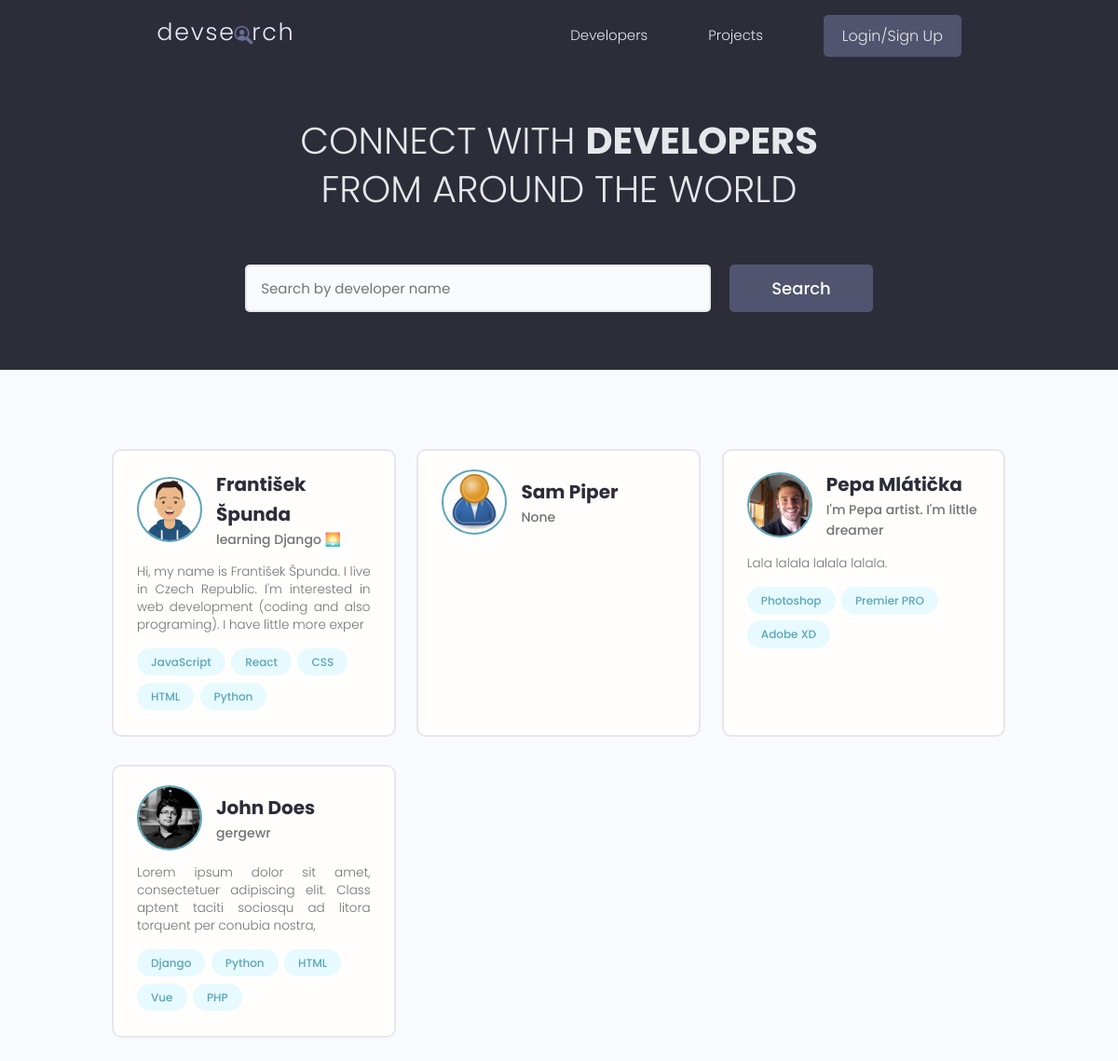
Before: / with the older database file.
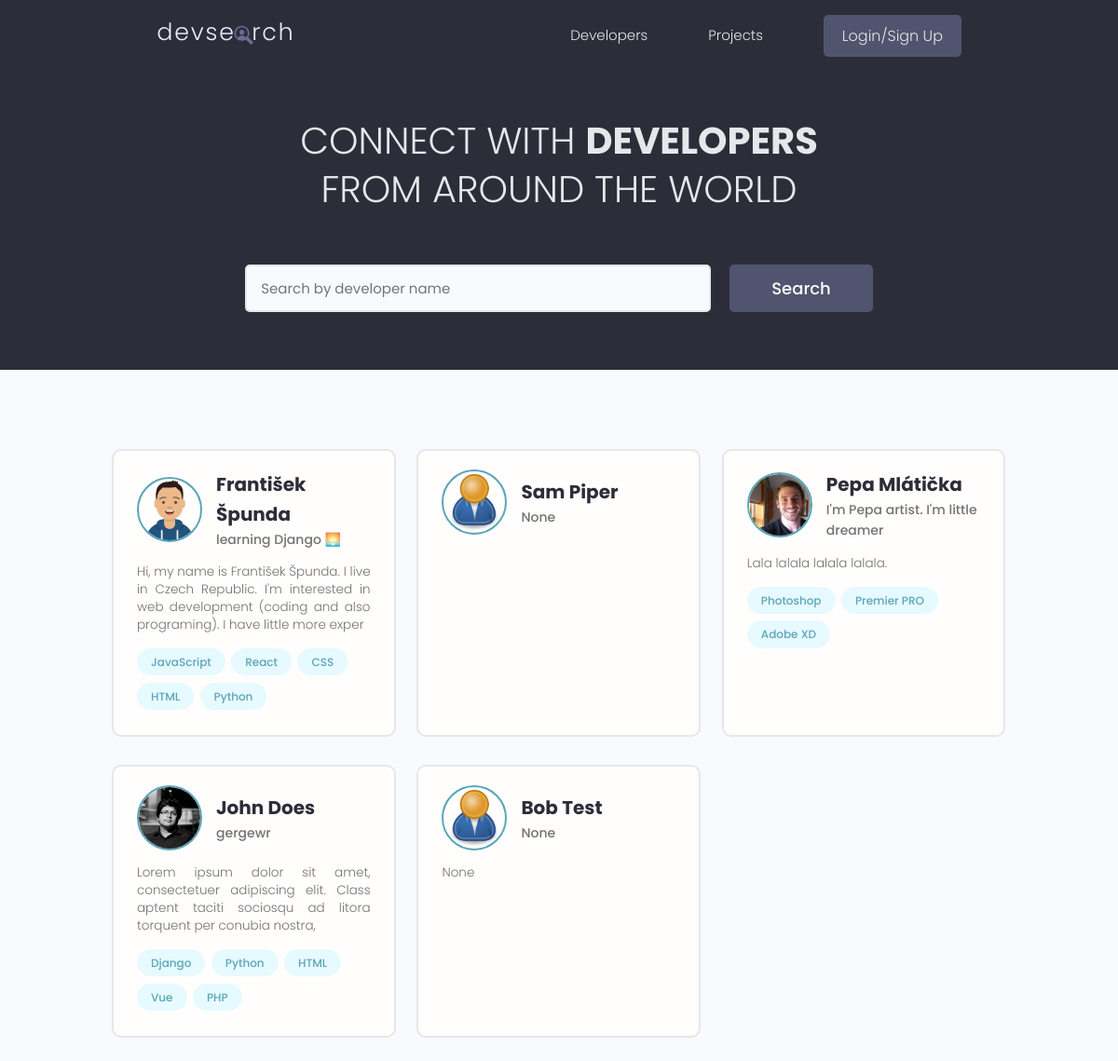
After: the same page with the newer database file.
### users/models.py (models this page shows, shortened)
class Profile(models.Model):
    user = models.OneToOneField(User, on_delete=models.CASCADE, null=True, blank=True)
    username = models.CharField(max_length=200, blank=True, null=True)
    location = models.CharField(max_length=200, blank=True, null=True)
    name = models.CharField(max_length=200, blank=True, null=True)
    email = models.EmailField(max_length=500, blank=True, null=True)
    short_intro = models.CharField(max_length=200, blank=True, null=True)
    bio = models.TextField(blank=True, null=True)
    profile_image = models.ImageField(null=True, blank=True, upload_to='profiles/', default='profiles/user-default.png')
    social_github = models.CharField(max_length=200, blank=True, null=True)
    social_twitter = models.CharField(max_length=200, blank=True, null=True)
    social_linkedin = models.CharField(max_length=200, blank=True, null=True)
    social_youtube = models.CharField(max_length=200, blank=True, null=True)
    social_website = models.CharField(max_length=200, blank=True, null=True)
    created = models.DateTimeField(auto_now_add=True)
    id = models.UUIDField(default=uuid.uuid4, unique=True, primary_key=True, editable=False)

class Skill(models.Model):
    owner = models.ForeignKey(Profile, on_delete=models.CASCADE, null=True, blank=True)
    name = models.CharField(max_length=200, blank=True, null=True)
    description = models.TextField(null=True, blank=True)
    created = models.DateTimeField(auto_now_add=True)
    id = models.UUIDField(default=uuid.uuid4, unique=True, primary_key=True, editable=False)

### users/views.py (the view)
# urls.py: path('', views.profiles, name="profiles"),
def profiles(request):
    profiles,search_query = searchProfiles(request)
    custom_range, profiles = paginateBlocks(request, profiles, 6);
    context = {'profiles': profiles, 'search_query': search_query, 'custom_range': custom_range}
    return render(request, 'users/profiles.html', context)

### devsearch/utils.py (called while the page is built)
def paginateBlocks(request, query_block, results):
    page = request.GET.get('page')
    paginator = Paginator(query_block, results)
    try:
        query_block = paginator.page(page)
    except PageNotAnInteger:
        page = 1
        query_block = paginator.page(page)
    except EmptyPage:
        page = paginator.num_pages
        query_block = paginator.page(page)
    left_index = (int(page) - 3)
    right_index = (int(page) + 4)
    if left_index < 1:
        right_index -= left_index - 1
    if right_index > paginator.num_pages:
        left_index -= right_index - paginator.num_pages - 1
        right_index = paginator.num_pages + 1
    if left_index < 1:
        left_index = 1
    custom_range = range(left_index, right_index)
    return custom_range, query_block

### users/utils.py (called while the page is built)
def searchProfiles(request):
    search_query = ''
    if request.GET.get('search_query'):
        search_query = request.GET.get('search_query')
    skills = Skill.objects.filter(name__icontains=search_query)
    profiles = Profile.objects.distinct().filter(Q(name__icontains=search_query) | Q(short_intro__icontains=search_query) | Q(skill__in=skills))
    return profiles, search_query

### users/templates/users/profiles.html (shortened to what this page needs)
{% extends 'main.html' %}
{% block content %}
<main class="home">
  <section class="hero-section text-center">
    <div class="container container--narrow">
      <div class="hero-section__box">
        <h2>CONNECT WITH <span>DEVELOPERS</span></h2>
        <h2>FROM AROUND THE WORLD</h2>
      </div>
      <div class="hero-section__search">
        <form class="form" action="{% url 'profiles' %}" method="get" id="searchForm">
          <div class="form__field">
            <input class="input input--text" id="formInput#search" type="text" name="search_query" value="{{ search_query }}"
              placeholder="Search by developer name" />
          </div>
          <input class="btn btn--sub btn--lg" type="submit" value="Search" />
        </form>
      </div>
    </div>
  </section>
  <section class="devlist">
    <div class="container">
      <div class="grid grid--three">
        {% for profile in profiles %}
        <div class="column card">
          <div class="dev">
            <a href="{% url 'user-profile' profile.id %}" class="card__body">
              <div class="dev__profile">
                <img class="avatar avatar--md" src="{{profile.profile_image.url}}" alt="image" />
                <div class="dev__meta">
                  <h3>{{profile.name}}</h3>
                  <h5>{{profile.short_intro|slice:'60'}}</h5>
                </div>
              </div>
              <p class="dev__info">{{profile.bio|slice:'150'}}</p>
              <div class="dev__skills">
                {% for skill in profile.skill_set.all|slice:'5' %}
                <span class="tag tag--pill tag--main">
                  <small>{{skill.name}}</small>
                </span>
                {% endfor %}
              </div>
            </a>
          </div>
        </div>
        {% endfor %}
      </div>
    </div>
  </section>
</main>
{% endblock content %}

### templates/main.html (shortened to what this page needs)
<!DOCTYPE html>
{% load static %}
<html lang="en">
<head>
  <link rel="stylesheet" href="https://cdn.iconmonstr.com/1.3.0/css/iconmonstr-iconic-font.min.css" />
  <link rel="stylesheet" href="{% static 'uikit/styles/uikit.css' %}" />
  <link rel="stylesheet" href="{% static 'styles/app.css' %}" />
</head>
<body>
    {% include 'navbar.html' %}
    {% block content %}
    {% endblock content %}
</body>
</html>

### templates/navbar.html (shortened to what this page needs)
{% load static %}
<header class="header">
<div class="container container--narrow">
    <a href="{% url 'profiles' %}" class="header__logo">
    <img src="{% static 'images/logo.svg' %}" alt="DevSearch Logo" />
    </a>
    <nav class="header__nav">
    <ul class="header__menu">
        <li class="header__menuItem"><a href="{% url 'profiles' %}">Developers</a></li>
        <li class="header__menuItem"><a href="{% url 'projects' %}">Projects</a></li>
        {% if request.user.is_authenticated %}
        <li class="header__menuItem"><a href="{% url 'inbox' %}">Inbox</a></li>
        <li class="header__menuItem"><a href="{% url 'account' %}">Account</a></li>
        <li class="header__menuItem"><a href="{% url 'logout' %}" class="btn btn--sub">Log out</a></li>
        {% else %}
        <li class="header__menuItem"><a href="{% url 'login' %}" class="btn btn--sub">Login/Sign Up</a></li>
        {% endif %}
    </ul>
    </nav>
</div>
</header>

### static/styles/app.css (style rules this page uses)
:root { --color-sub: #2d2d39; }
.btn--sub { background-color: var(--color-sub-light); }
.card { border: 2px solid var(--color-light); }
img { width: 100%; }
.header { position: sticky; z-index: 111; background-color: var(--color-sub); padding: 1.5rem 0; }
.header > .container { display: flex; justify-content: space-between; align-items: center; }
.header__logo > img { height: 3.8rem; }
.header__nav > ul { display: inline-flex; align-items: center; list-style: none; gap: 6.5rem; }
.header__menuItem > a { color: var(--color-light); font-weight: 300; }
.hero-section { height: 40vh; display: flex; align-items: center; background-color: var(--color-sub); }
.hero-section__box { margin-bottom: 4rem; }
.hero-section__box > h2, .hero-section__box > h2 > span { font-size: 4rem; color: var(--color-light); line-height: 1.3; text-transform: uppercase; }
.hero-section__box > h2 { font-weight: 300; }
.hero-section__box > h2 > span { font-weight: 700; }
.hero-section__search > .form { display: flex; align-items: center; justify-content: center; gap: 2rem; }
.hero-section__search > .form input.input--text { width: 50rem; }
.devlist { margin-top: 8rem; }
.devlist .grid { align-items: stretch; }
.devlist .dev .dev__profile { display: flex; align-items: center; gap: 1.5rem; }
.devlist .dev .dev__meta h3 { color: var(--color-sub); font-size: 2rem; font-weight: 700; }
.devlist .dev .dev__meta h5 { color: var(--color-text); font-size: 1.4rem; font-weight: 500; }
.devlist .dev .dev__info { margin: 1.5rem 0; font-size: 1.35rem; line-height: 1.4; text-align: justify; }

### static/uikit/styles/modules/_variables.css (style rules this page uses)
:root { --color-main: #5aa5b9; --color-main-light: #e6faff; --color-sub: #3f4156; --color-sub-light: #51546e; --color-sub-lighter: #ededfd; --color-text: #737373; --color-gray: #8b8b8b; --color-light: #e5e7eb; --color-light-gray: #767676; --color-bg: #f8fafd; --color-white: #fffefd; --color-white-light: #f3f3f3; --color-success: #359e64; --color-success-bg: #def8e8; --color-error: #fc4b0b; --color-error-bg: #fff2ee; --font-base: 'Poppins', arial, helvetica, 'Segoe UI', roboto, ubuntu, sans-serif; --font-monospace: 'Fira Code', 'Courier New', courier, monospace; --font-regular: 300; --font-medium: 500; --font-bold: 700; --generic-shadow: 1px 1px 5px #00000010; --generic-transition: all 0.3s ease-in-out; }

### static/uikit/styles/modules/_base.css (style rules this page uses)
* { margin: 0; padding: 0; box-sizing: border-box; text-rendering: optimizeLegibility; color: inherit; font-size: inherit; }
html { font-size: 50%; }
@media only screen and (min-width: 480px) { html { font-size: 56.25%; } }
@media only screen and (min-width: 1200px) { html { font-size: 62.5%; } }
body { line-height: 1.6; font-weight: 400; font-size: 1.5rem; color: var(--color-text); background-color: var(--color-bg); min-height: 100vh; }

### static/uikit/styles/modules/_typography.css (style rules this page uses)
* { font-family: var(--font-base); }
h2 { font-size: 3.6rem; font-weight: var(--font-bold); }
h3 { font-size: 3.2rem; font-weight: var(--font-medium); }
h5 { font-size: 2.4rem; font-weight: var(--font-medium); }
h5, h6 { font-weight: var(--font-regular); }
p, span, strong { font-size: 1.6rem; color: var(--color-text); font-weight: var(--font-regular); }
a { padding-bottom: 2px; text-decoration: none; display: inline-block; color: var(--color-main); font-weight: var(--font-medium); }

### static/uikit/styles/modules/_utilities.css (style rules this page uses)
.container { width: 92%; max-width: 165rem; margin: 0 auto; box-sizing: border-box; }
.container--narrow { width: 92%; max-width: 120rem; }
@media screen and (min-width: 1000px) { .container { width: 90%; } }
@media screen and (min-width: 1000px) { .container--narrow { width: 85%; } }
@media screen and (min-width: 1200px) { .container { width: 80%; } }
@media screen and (min-width: 1200px) { .container--narrow { width: 72%; } }
.text-center { text-align: center; }

### static/uikit/styles/modules/_avatar.css (style rules this page uses)
.avatar { border-radius: 50%; border: 2px solid var(--color-main); object-fit: cover; }
.avatar--md { height: 7rem; width: 7rem; }

### static/uikit/styles/modules/_button.css (style rules this page uses)
.btn { display: inline-block; position: relative; cursor: pointer; background-color: var(--color-light); font-weight: var(--font-medium); color: var(--color-sub); text-decoration: none; padding: 1rem 2rem; border-radius: 0.5rem; border: none; width: -webkit-fit-content; width: -moz-fit-content; width: fit-content; height: -webkit-fit-content; height: -moz-fit-content; height: fit-content; font-size: 1.6rem; outline-width: 0; outline-color: transparent; -webkit-backface-visibility: hidden; backface-visibility: hidden; transition: all 0.3s ease-in-out; }
.btn--sub { background-color: var(--color-sub); color: var(--color-white); }
.btn--lg { font-size: 1.8rem; padding: 1.2rem 4.5rem; }

Changed rows visible on the page:
added Profile: profile_image (placeholder picture), name "Bob Test", short_intro "None", bio "None"
